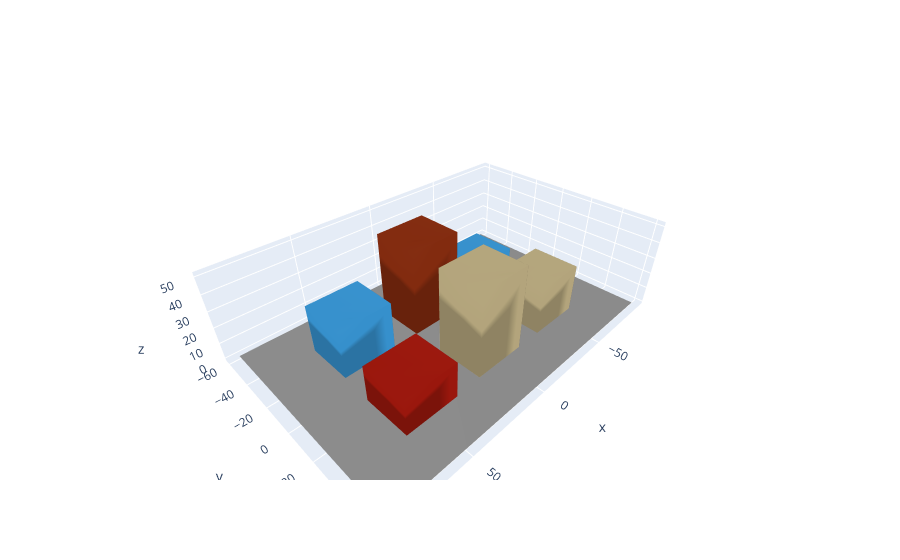

Notebook cell for this chart:
### Code cell
set_defaults(
    "plotly"
)  # Our scene is simple, and Plotly is the best backend for online interactive plots :-)

file = get_sionna_scene("simple_street_canyon")
base_scene = TriangleScene.load_xml(file)
base_scene.plot()
